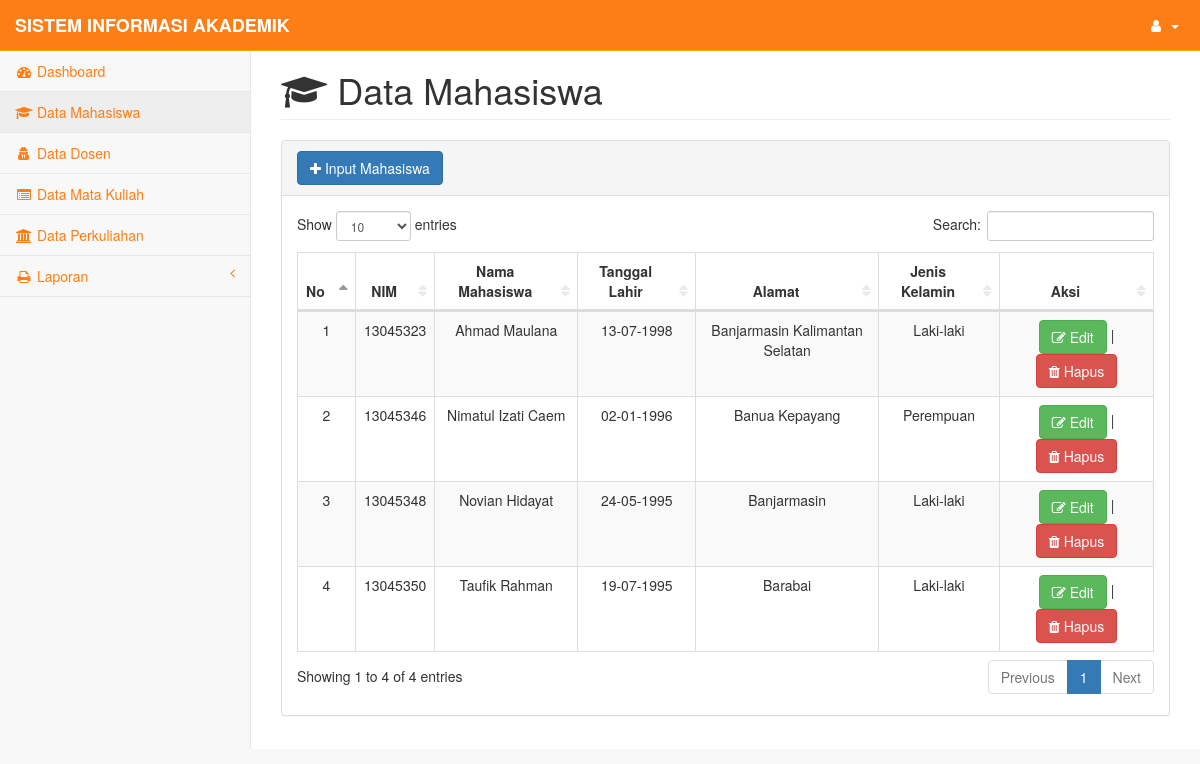
Screenshot of /pages/mahasiswa.php (signed in) with the database file from the repository.
### tables this page shows
CREATE TABLE `mahasiswa` (
  `Nim` varchar(9) NOT NULL,
  `Nama_Mhs` varchar(25) NOT NULL,
  `Tgl_Lahir` date NOT NULL,
  `Alamat` varchar(50) NOT NULL,
  `Jenis_Kelamin` enum('Laki-laki','Perempuan') NOT NULL
);

### pages/functions.php (called while the page is built, shortened)
<?php
$koneksi = mysqli_connect("localhost", "root", "", "akademik");
function query ($query) {
	global $koneksi;
	$result = mysqli_query ($koneksi, $query);
	$rows = [];
	while ( $row = mysqli_fetch_assoc ($result)) {
		$rows [] = $row;
	}
	return $rows;
}
?>

### pages/mahasiswa.php (the view, shortened to what this page needs)
<?php
require 'functions.php';
$mahasiswa = query("SELECT * FROM mahasiswa ORDER BY Nim ASC");
?>
<!DOCTYPE html>
<html lang="en">
    <head>
        <link href="../css/bootstrap.min.css" rel="stylesheet">
        <link href="../css/metisMenu.min.css" rel="stylesheet">
        <link href="../css/dataTables/dataTables.bootstrap.css" rel="stylesheet">
        <link href="../css/dataTables/dataTables.responsive.css" rel="stylesheet">
        <link href="../css/startmin.css" rel="stylesheet">
        <link href="../css/font-awesome.min.css" rel="stylesheet" type="text/css">
    </head>
    <body>
        <div id="wrapper">
            <nav class="navbar navbar-inverse navbar-fixed-top" role="navigation" >
                <div class="navbar-header">
                    <a class="navbar-brand" style="color:white;" href="#">SISTEM INFORMASI AKADEMIK</a>
                </div>
                <ul class="nav navbar-right navbar-top-links">
                    <li class="dropdown">
                        <a class="dropdown-toggle" data-toggle="dropdown" href="#" style="color:white;">
                            <i class="fa fa-user fa-fw"></i>
                            <b class="caret"></b>
                        </a>
                    </li>
                </ul>
               <div class="navbar-default sidebar" role="navigation">
                    <div class="sidebar-nav navbar-collapse">
                        <ul class="nav" id="side-menu">
                            <li>
                                <a href="index.php"><i class="fa fa-dashboard fa-fw"></i> Dashboard</a>
                            </li>
                            <li>
                                <a href="mahasiswa.php"><i class="fa fa-graduation-cap fa-fw"></i> Data Mahasiswa</a>
                            </li>
                            <li>
                                <a href="dosen.php"><i class="fa fa-user-secret fa-fw"></i> Data Dosen</a>
                            </li>
                            <li>
                                <a href="matakuliah.php"><i class="fa fa-list-alt fa-fw"></i> Data Mata Kuliah</a>
                            </li>
                            <li>
                                <a href="perkuliahan.php"><i class="fa fa-university fa-fw"></i> Data Perkuliahan</a>
                            </li>
                            <li>
                                <a href="#"><i class="fa fa-print fa-fw"></i> Laporan<span class="fa arrow"></span></a>
                            </li>
                        </ul>
                    </div>
                </div>
            </nav>
            <div id="page-wrapper">
                <div class="container-fluid">
                    <div class="row">
                        <div class="col-lg-12">
                            <h1 class="page-header"><i class="fa fa-graduation-cap fa-fw"></i> Data Mahasiswa</h1>
                        </div>
                    </div>
                    <div class="row">
                        <div class="col-lg-12">
                            <div class="panel panel-default">
                                <div class="panel-heading">
                                    <a href="mahasiswa_input.php"><button type="button" class="btn btn-primary"><i class="fa fa-plus"></i> Input Mahasiswa</button></a>
                                </div>
                                <div class="panel-body">
                                    <div class="table-responsive">
                                        <table class="table table-striped table-bordered table-hover" id="dataTables-example">
                                            <thead>
                                                <tr>
                                                    <th><div align="center">No</div></th>
                                                    <th><div align="center">NIM</div></th>
                                                    <th><div align="center">Nama Mahasiswa</div></th>
                                                    <th><div align="center">Tanggal Lahir</div></th>
                                                    <th><div align="center">Alamat</div></th>
                                                    <th><div align="center">Jenis Kelamin</div></th>
                                                    <th><div align="center">Aksi</div></th>
                                                </tr>
                                            </thead>
                                            <?php $i = 1; ?>
                                            <?php foreach ($mahasiswa as $row) : ?>
                                            <tr>
                                                <td align="center"><?php echo $i; ?></td>
                                                <td align="center"><?php echo $row["Nim"]; ?></td>
                                                <td align="center"><?php echo $row["Nama_Mhs"]; ?></td>
                                                <td align="center"><?php echo date('d-m-Y', strtotime($row["Tgl_Lahir"])); ?></td>
                                                <td align="center"><?php echo $row["Alamat"]; ?></td>
                                                <td align="center"><?php echo $row["Jenis_Kelamin"]; ?></td>
                                                <td align="center">
                                                        <a style="text-decoration: none; color: white;" href="mahasiswa_edit.php?Nim=<?php echo $row["Nim"]; ?>" >
                                                        <button class="btn btn-success">
                                                        <i class="fa fa-edit"></i> Edit
                                                    </button>
                                                        </a>
                                                        |
                                                        <a style="text-decoration: none; color: white;" href="mahasiswa_hapus.php?Nim=<?php echo $row["Nim"]; ?>" onclick="return confirm('Hapus data mahasiswa');" >
                                                        <button class="btn btn-danger">
                                                        <i class="fa fa-trash"></i> Hapus
                                                    </button>
                                                        </a>
                                                </td>
                                            </tr>
                                            <?php $i++; ?>
                                            <?php endforeach; ?>
                                        </table>
                                    </div>
                                </div>
                    </div>
                </div>
    </body>
</html>

### css/startmin.css (style rules this page uses)
body { background-color: #f8f8f8; }
#wrapper { width: 100%; }
#page-wrapper { padding-top: 30px; min-height: 568px; background-color: #fff; }
@media (min-width:768px) { #page-wrapper { position: inherit; margin-left: 250px; padding: 30px 15px 0 15px; border-left: 1px solid #e7e7e7; } }
.navbar-header { float: left; }
.navbar-right { text-align: right; }
.navbar-top-links { margin: 0; }
.navbar-top-links li { display: inline-block; }
.navbar-top-links li:last-child { margin-right: 6px; }
.navbar-top-links li a { padding: 15px; min-height: 50px; }
.navbar-top-links>li>a { color: #999; }
.sidebar .sidebar-nav.navbar-collapse { padding-right: 0; padding-left: 0; }
.sidebar ul li { border-bottom: 1px solid #e7e7e7; }
.sidebar ul li a.active { background-color: #eee; }
.sidebar .arrow { float: right; }
.sidebar .fa.arrow:before { content: "\f104"; }
@media (min-width:768px) { .sidebar { z-index: 1; position: absolute; width: 250px; margin-top: 51px; } }
table.dataTable thead .sorting, table.dataTable thead .sorting_asc, table.dataTable thead .sorting_desc, table.dataTable thead .sorting_asc_disabled, table.dataTable thead .sorting_desc_disabled { background: 0 0; }
table.dataTable thead .sorting_asc:after { content: "\f0de"; float: right; font-family: fontawesome; }
table.dataTable thead .sorting:after { content: "\f0dc"; float: right; font-family: fontawesome; color: rgba(50,50,50,.5); }

### pages/mahasiswa.php (style rules this page uses)
.navbar-inverse { background-color: #fd7e14; border-color: orange; }
li a { color: #fd7e14;; }
.navbar-header a { font-weight: bold; }

### rows the page displays
mahasiswa: Nim "13045323", Nama_Mhs "Ahmad Maulana", Tgl_Lahir "13-07-1998", Alamat "Banjarmasin Kalimantan Selatan", Jenis_Kelamin "Laki-laki"
mahasiswa: Nim "13045346", Nama_Mhs "Nimatul Izati Caem", Tgl_Lahir "02-01-1996", Alamat "Banua Kepayang", Jenis_Kelamin "Perempuan"
mahasiswa: Nim "13045348", Nama_Mhs "Novian Hidayat", Tgl_Lahir "24-05-1995", Alamat "Banjarmasin", Jenis_Kelamin "Laki-laki"
mahasiswa: Nim "13045350", Nama_Mhs "Taufik Rahman", Tgl_Lahir "19-07-1995", Alamat "Barabai", Jenis_Kelamin "Laki-laki"
